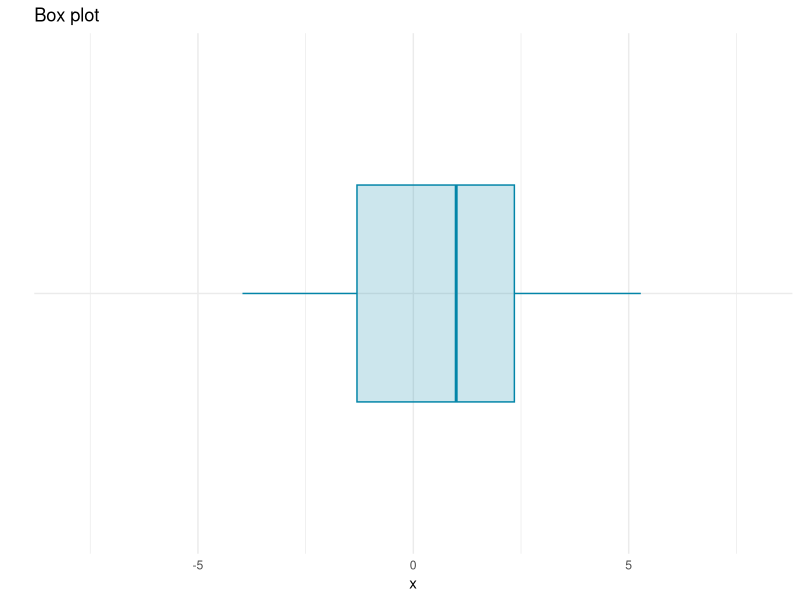
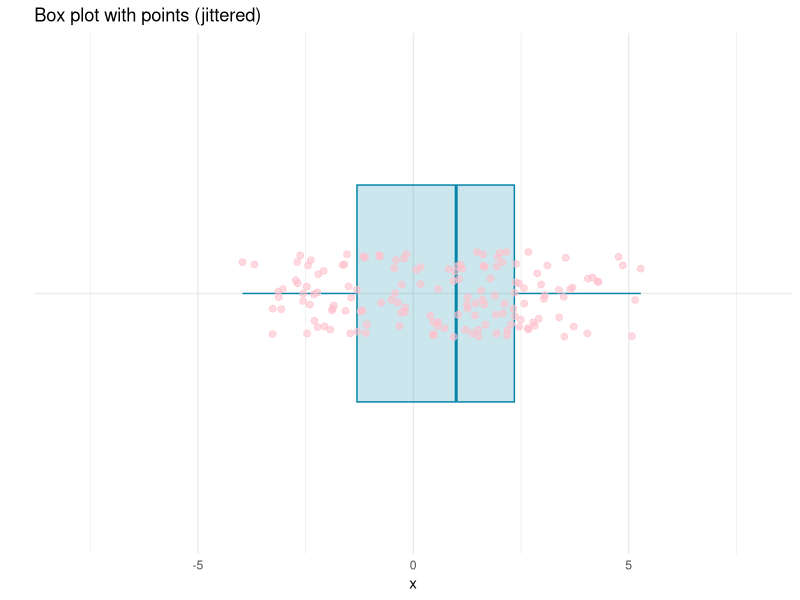
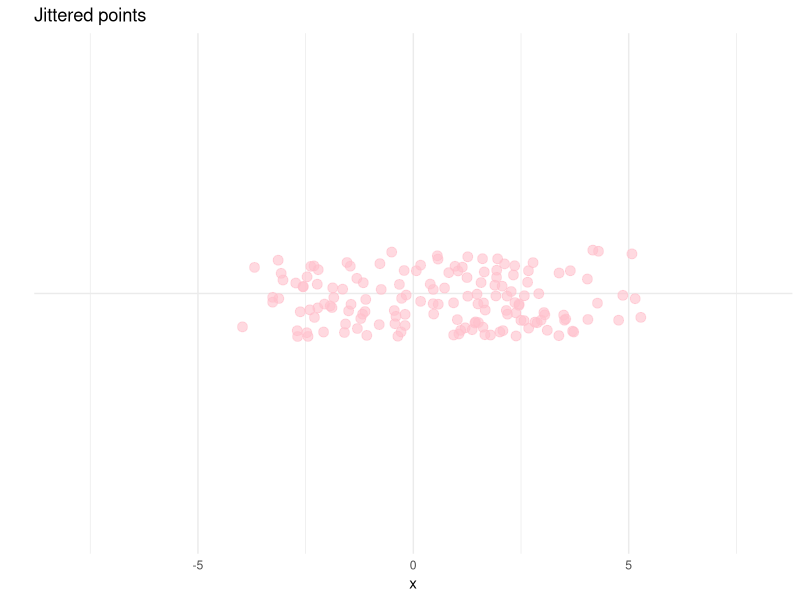
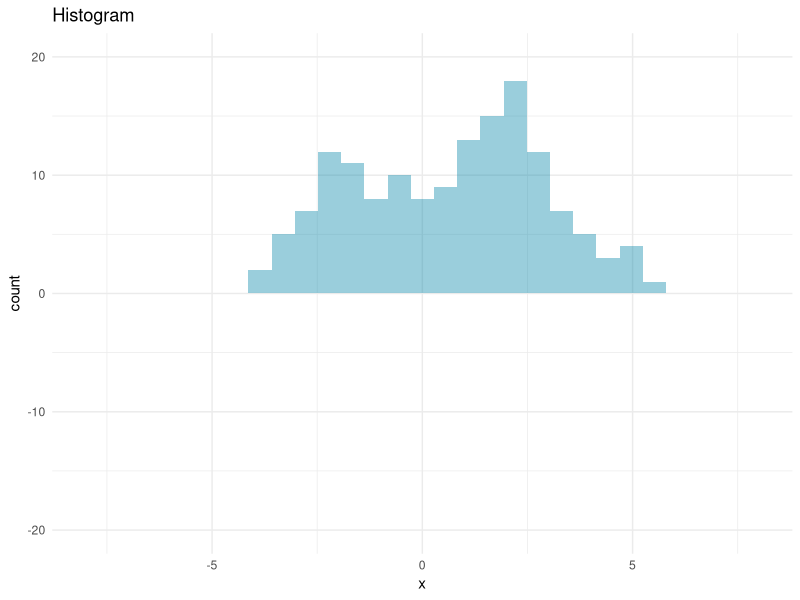
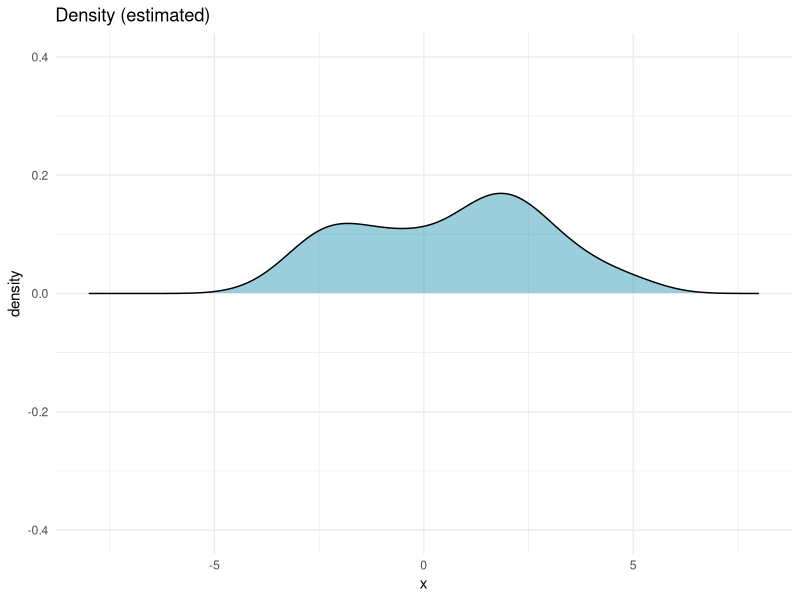
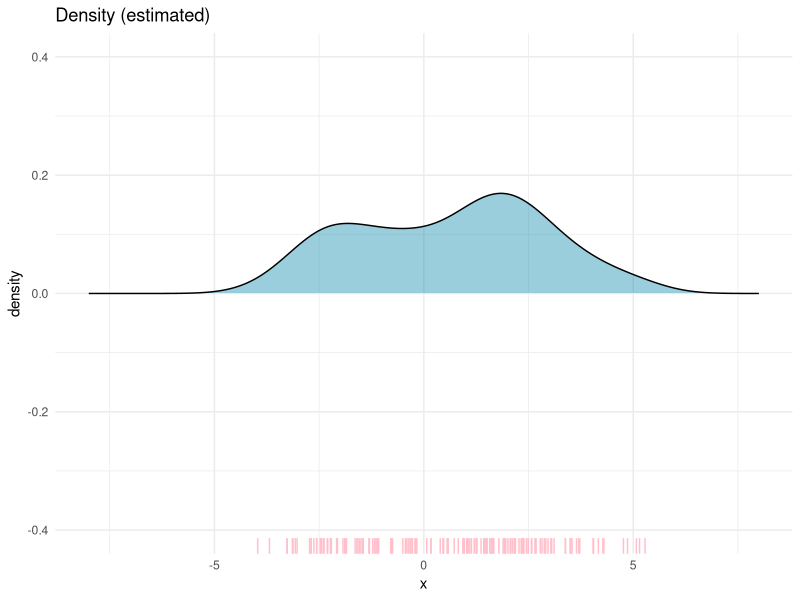
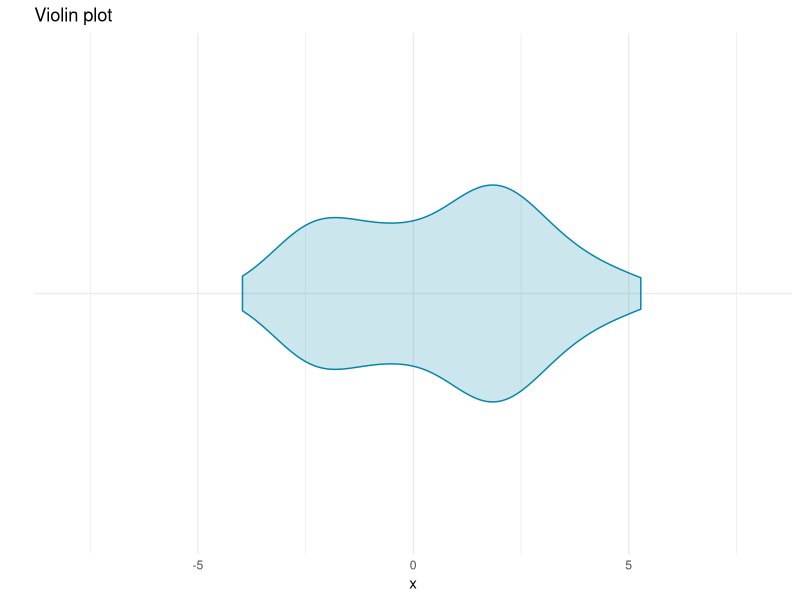
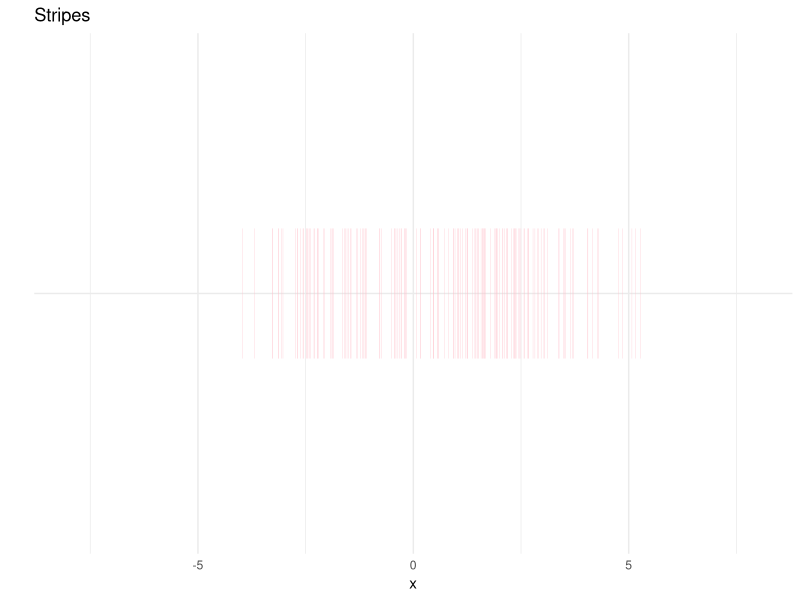

Here is the R script that generated these plots, in order: (Note: this script raises an error after producing the figures.)
library(ggplot2)
set.seed(123) # for reproducibility
SIAP.color <- "#0385a8"

# create data set with bimodal variable
df <- data.frame(x = c(rnorm(50, -2, 1), rnorm(100, 2, 1.5)))

df.bounds <- c(-8,8)

# create box plot
ggplot(df, aes(x="", y=x)) +
  geom_boxplot(color = SIAP.color, fill = SIAP.color, alpha = 0.2, width = 0.5) +
  labs(title = "Box plot", x = "", y = "x") +
  scale_y_continuous(limits = df.bounds) +
  coord_flip() +
  theme_minimal()


# create box plot with points
ggplot(df, aes(x="", y=x)) +
  geom_boxplot(color = SIAP.color, fill = SIAP.color, alpha = 0.2, width = 0.5) +
  geom_jitter(colour = "pink", size = 2, width = 0.10, alpha = 0.6) +
  labs(title = "Box plot with points (jittered)", x = "", y = "x") +
  scale_y_continuous(limits = df.bounds) +
  coord_flip() +
  theme_minimal()


# create jittered
ggplot(df, aes(x="", y=x)) +
  # geom_boxplot(color = SIAP.color, fill = SIAP.color, alpha = 0.2, width = 0.5) +
  geom_jitter(colour = "pink", size = 3, width = 0.10, alpha = 0.6) +
  labs(title = "Jittered points", x = "", y = "x") +
  scale_y_continuous(limits = df.bounds) +
  coord_flip() +
  theme_minimal()


# Histogram 
ggplot(df, aes(x = x)) +
  geom_histogram( fill = SIAP.color, alpha = 0.4) +
  labs(title = "Histogram", x = "x")+
  scale_y_continuous(limits = c(-20,20)) +
  scale_x_continuous(limits = df.bounds) +
  theme_minimal()


# density 
ggplot(df, aes(x = x)) +
  geom_density(fill = SIAP.color, alpha = 0.4) +
  labs(title = "Density (estimated)", x = "x")+
  scale_x_continuous(limits = df.bounds) +
  scale_y_continuous(limits = c(-0.4, 0.4)) +
  theme_minimal()



# density 
ggplot(df, aes(x = x)) +
  geom_density(fill = SIAP.color, alpha = 0.4) +
  labs(title = "Density (estimated)", x = "x")+
  geom_rug(colour = "pink") +
  scale_x_continuous(limits = df.bounds) +
  scale_y_continuous(limits = c(-0.4, 0.4)) +
  theme_minimal()

# create violin plot
ggplot(df, aes(x="", y=x)) +
  geom_violin(color = SIAP.color, fill = SIAP.color, alpha = 0.2, width = 0.50) +
  labs(title = "Violin plot", x = "", y = "x")+
  scale_y_continuous(limits = df.bounds) +
  coord_flip() +
  theme_minimal()


# # create rug plot
# ggplot(df, aes(x="", y=x)) +
#   labs(title = "rug plot", x = "", y = "x") +
#   geom_rug(colour = "pink") +
#  # scale_x_discrete(limits = df.bounds) +
#   coord_flip() +
#   theme_minimal() 

# create stripes 
ggplot(df, aes(x="", y=x, fill = x)) +
 # geom_hline(yintercept = 0, size = 1) +
  geom_tile(color = "pink", width = 0.3) +
  #scale_fill_gradient(low = "blue", high = "red") +
  labs(title = "Stripes ", x = "", y = "x", fill = "") +
  scale_y_continuous(limits = df.bounds) +
  coord_flip() +
  theme_minimal() +  
  theme(legend.position = "none")

# create color band plot
ggplot(df, aes(x = as.factor(x), y = 1, fill = x )) +
  geom_tile() +
  labs(title = "Color band plot", x ="") +
  scale_fill_gradientn(colors = rev(col_strip)) +
  scale_x_discrete() +
  guides(fill = guide_colorbar(barwidth = 1)) +
  theme_minimal() 
 
# 2 dimensions

# Strip 
library(RColorBrewer)
col_strip <- brewer.pal(11, "RdBu")
# col_strip <- c("black" , "grey", "lightgrey" )

# --data-- 
# Create a vector of dates from January 203 to December 2022
dates <- seq(as.Date("203-01-01"), as.Date("2022-12-01"), by = "month")
# Create a vector of random temperature values between 15 and 16
temp <- runif(length(dates), 15, 16)
# Combine the two vectors into a data frame
df2 <- data.frame(date = dates, temp = temp)

ggplot(df2,  aes(x = date, y = 1, fill = temp))+
  geom_tile() +
  scale_fill_gradientn(colors = rev(col_strip)) +
  guides(fill = guide_colorbar(barwidth = 1)) +
  theme_void() +
  theme(legend.position = "none")


